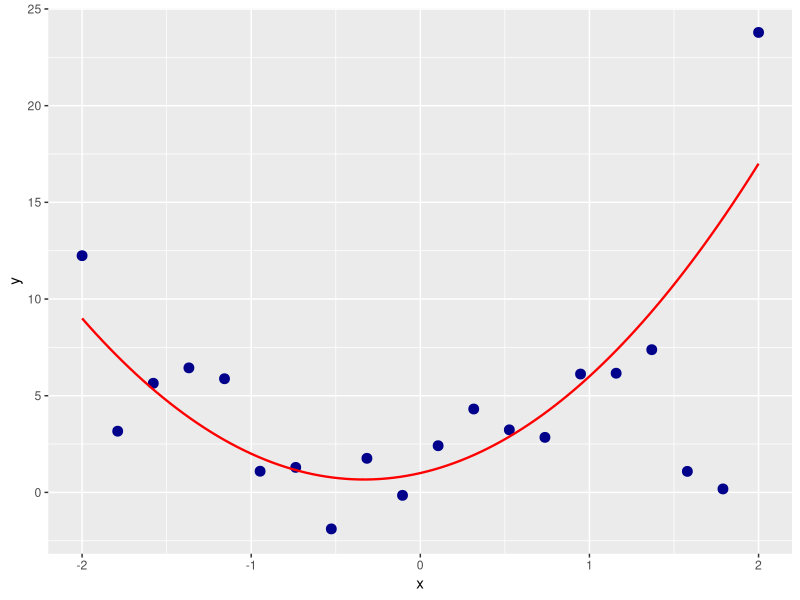

Source code (R):
# Creating artificial data

library(tibble)
library(ggplot2)

set.seed(42)
mu <- 0
sigma <- 0.1

# This is our predefined function
f <- function(x) 3*x^2 + 2*x + 1

# Adding noise to a point along a defined function is a way to create artificial dataset to test model fitting
noise <- function(x, scale) {rnorm(n = length(x), mean = 0, sd = scale)}
add_noise <- function(x, mult, add) {x * (1 + noise(x, mult)) + noise(x, add)}

x <- seq(-2, 2, length.out = 20)
y <- add_noise(f(x), 0.3, 1.5)

tibble(x=x, y=y) %>%
  ggplot(aes(x,y)) +
  geom_point(colour = "dark blue", size = 3) +
  geom_function(fun = f, colour = "red", size = 0.8)
